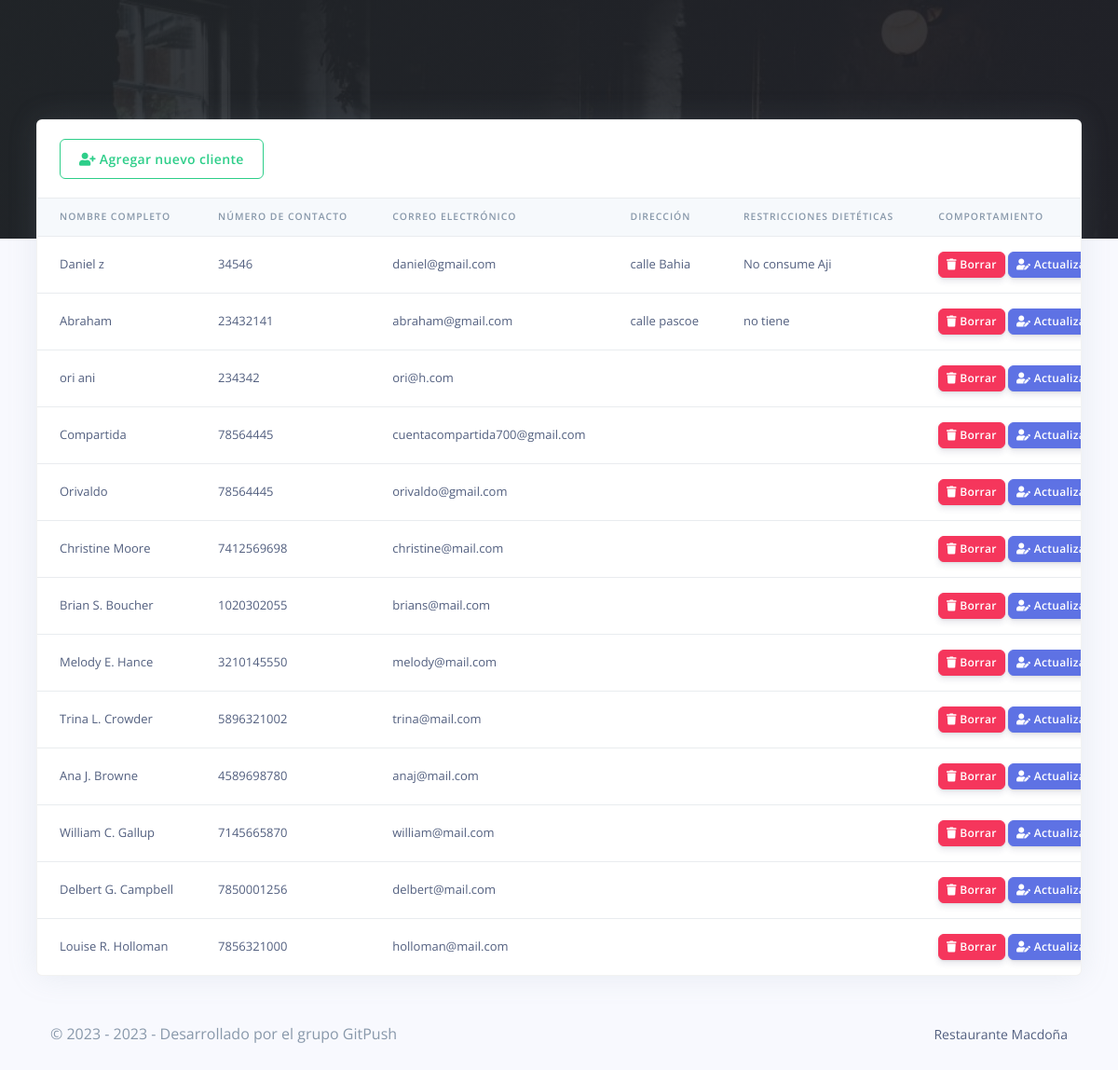
The app's page /Restro/admin/customes.php (signed in) with its own data.
### tables this page shows
CREATE TABLE `rpos_clientes` (
  `cliente_id` varchar(200) NOT NULL,
  `cliente_nombre` varchar(200) NOT NULL,
  `cliente_numero` varchar(200) NOT NULL,
  `cliente_email` varchar(200) NOT NULL,
  `cliente_password` varchar(200) NOT NULL,
  `created_at` timestamp(6) NOT NULL DEFAULT current_timestamp(6) ON UPDATE current_timestamp(6),
  `cliente_direccion` varchar(200) NOT NULL,
  `cliente_restricciones_dieteticas` varchar(200) DEFAULT NULL
);

### Restro/admin/customes.php (the view, shortened to what this page needs)
<?php
include('config/config.php');
require_once('partials/_head.php');
?>
<body>
<div class="main-content">
    <div class="container-fluid mt--8">
        <div class="row">
            <div class="col">
                <div class="card shadow">
                    <div class="card-header border-0">
                        <a href="add_customer.php" class="btn btn-outline-success">
                            <i class="fas fa-user-plus"></i>
                            Agregar nuevo cliente
                        </a>
                    </div>
                    <div class="table-responsive">
                        <table class="table align-items-center table-flush">
                            <thead class="thead-light">
                            <tr>
                                <th scope="col">NOMBRE COMPLETO</th>
                                <th scope="col">NÚMERO DE CONTACTO</th>
                                <th scope="col">CORREO ELECTRÓNICO</th>
                                <th scope="col">DIRECCIÓN</th>
                                <th scope="col">RESTRICCIONES DIETÉTICAS</th>
                                <th scope="col">COMPORTAMIENTO</th>
                            </tr>
                            </thead>
                            <tbody>
                            <?php
                            $ret = "SELECT * FROM  rpos_clientes  ORDER BY `rpos_clientes`.`created_at` DESC ";
                            $stmt = $mysqli->prepare($ret);
                            $stmt->execute();
                            $res = $stmt->get_result();
                            while ($cust = $res->fetch_object()) {
                                ?>
                                <tr>
                                    <td><?php echo $cust->cliente_nombre; ?></td>
                                    <td><?php echo $cust->cliente_numero; ?></td>
                                    <td><?php echo $cust->cliente_email; ?></td>
                                    <td><?php echo $cust->cliente_direccion; ?></td>
                                    <td><?php echo $cust->cliente_restricciones_dieteticas; ?></td>
                                    <td>
                                        <a href="delete_customers.php?delete=<?php echo $cust->cliente_id; ?>">
                                            <button class="btn btn-sm btn-danger">
                                                <i class="fas fa-trash"></i>
                                                Borrar
                                            </button>
                                        </a>
                                        <a href="update_customer.php?update=<?php echo $cust->cliente_id; ?>">
                                            <button class="btn btn-sm btn-primary">
                                                <i class="fas fa-user-edit"></i>
                                                Actualizar
                                            </button>
                                        </a>
                                    </td>
                                </tr>
                            <?php } ?>
                            </tbody>
                        </table>
                    </div>
                </div>
            </div>
        </div>
        <?php
        require_once('partials/_footer.php');
        ?>
    </div>
</div>
</body>
</html>

### records on screen
rpos_clientes: cliente_nombre "Daniel z", cliente_numero "34546", cliente_email "daniel@gmail.com", cliente_direccion "calle Bahia", cliente_restricciones_dieteticas "No consume Aji"
rpos_clientes: cliente_nombre "Abraham", cliente_numero "23432141", cliente_email "abraham@gmail.com", cliente_direccion "calle pascoe", cliente_restricciones_dieteticas "no tiene"
rpos_clientes: cliente_nombre "ori ani", cliente_numero "234342", cliente_email "ori@h.com"
rpos_clientes: cliente_nombre "Compartida", cliente_numero "78564445", cliente_email "cuentacompartida700@gmail.com"
rpos_clientes: cliente_nombre "Orivaldo", cliente_numero "78564445", cliente_email "orivaldo@gmail.com"
rpos_clientes: cliente_nombre "Christine Moore", cliente_numero "7412569698", cliente_email "christine@mail.com"
rpos_clientes: cliente_nombre "Brian S. Boucher", cliente_numero "1020302055", cliente_email "brians@mail.com"
rpos_clientes: cliente_nombre "Melody E. Hance", cliente_numero "3210145550", cliente_email "melody@mail.com"
rpos_clientes: cliente_nombre "Trina L. Crowder", cliente_numero "5896321002", cliente_email "trina@mail.com"
rpos_clientes: cliente_nombre "Ana J. Browne", cliente_numero "4589698780", cliente_email "anaj@mail.com"
rpos_clientes: cliente_nombre "William C. Gallup", cliente_numero "7145665870", cliente_email "william@mail.com"
rpos_clientes: cliente_nombre "Delbert G. Campbell", cliente_numero "7850001256", cliente_email "delbert@mail.com"
rpos_clientes: cliente_nombre "Louise R. Holloman", cliente_numero "7856321000", cliente_email "holloman@mail.com"
